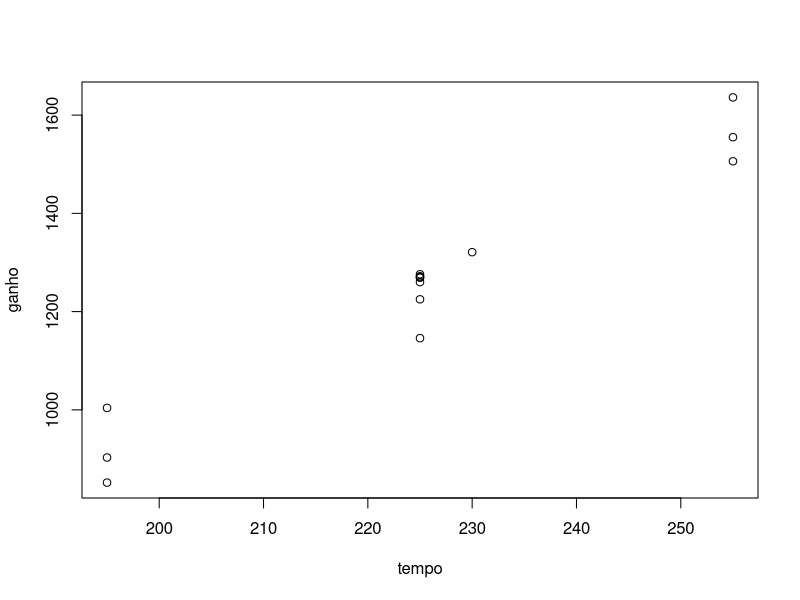
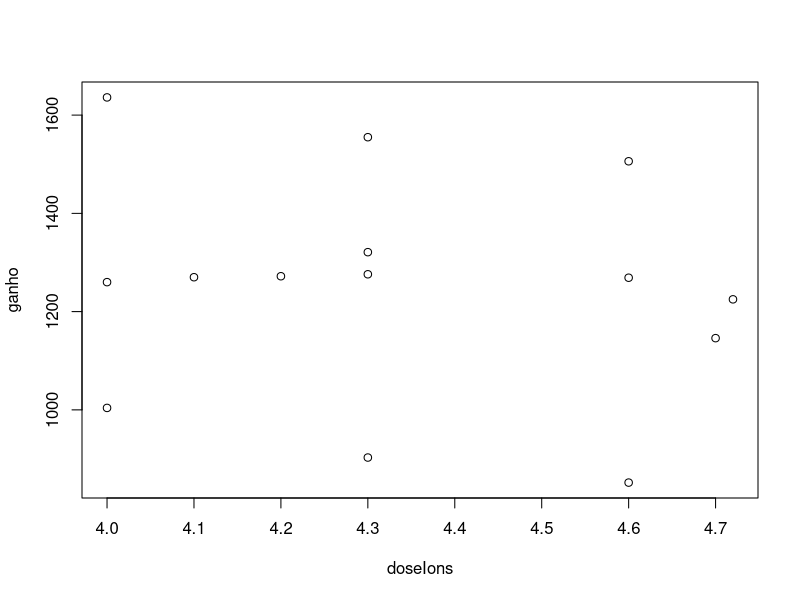
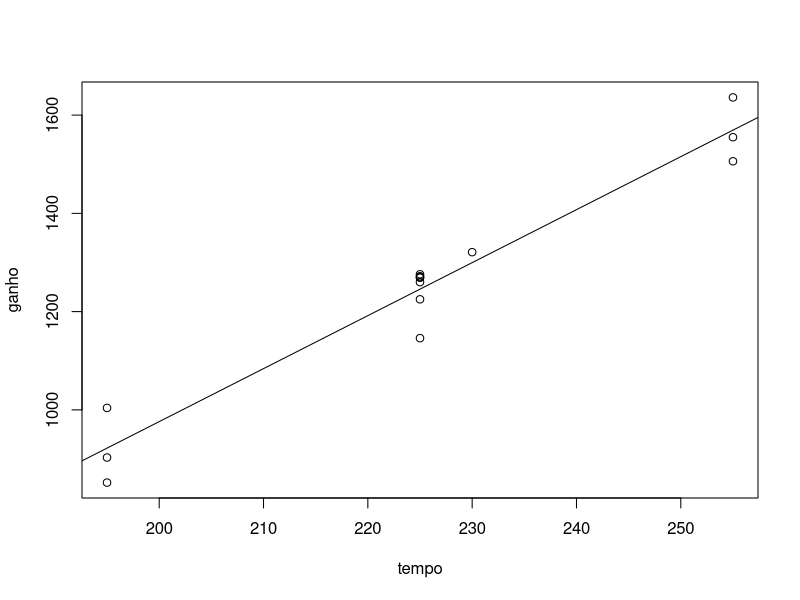
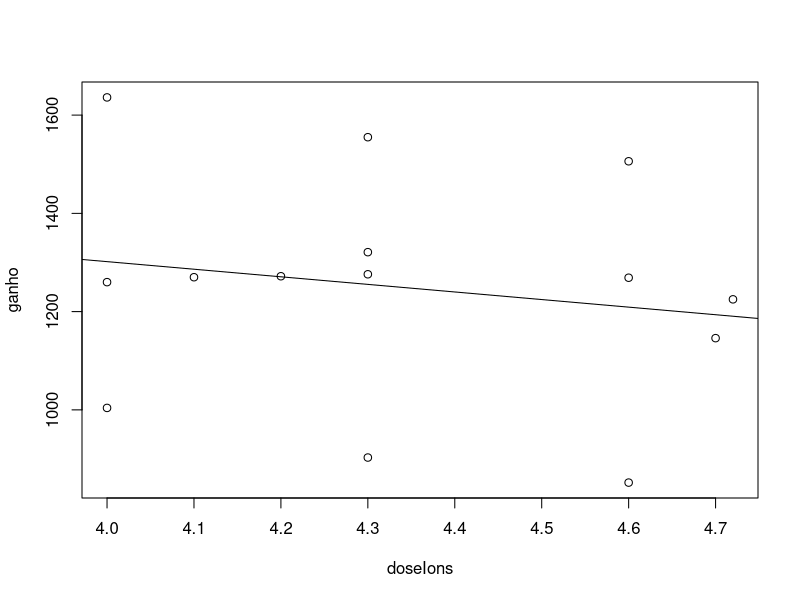
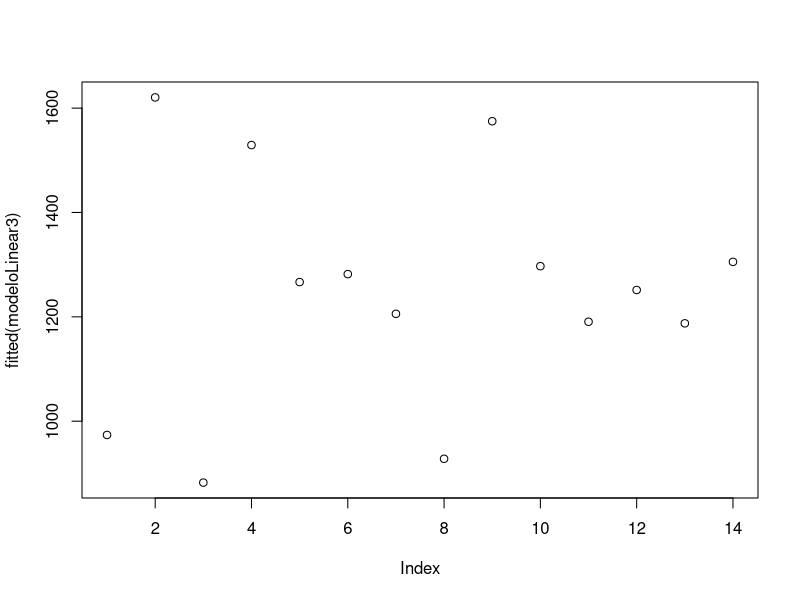
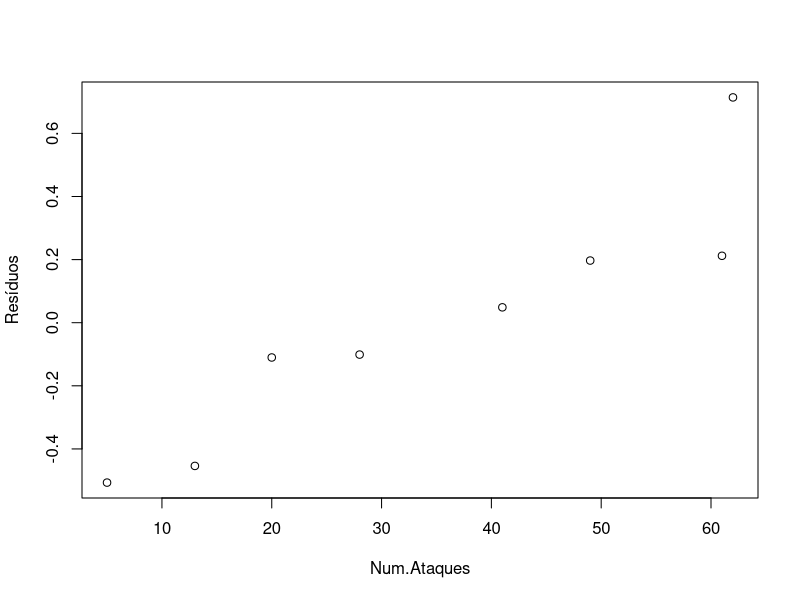
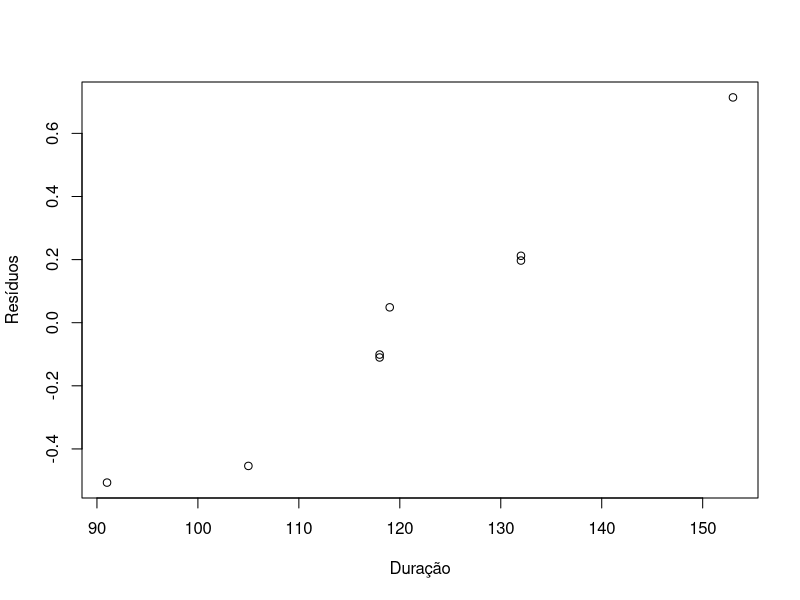
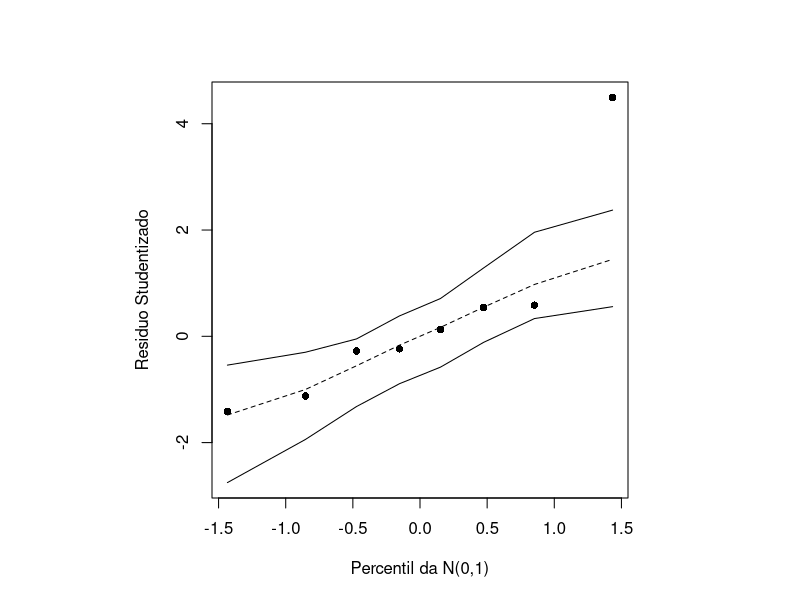

The R source for these figures, in order:
## ---- chunk 1
tempo <- c(195, 255, 195, 255, 225, 225, 225, 195, 255, 225, 225, 225, 225, 230)
ganho <- c(1004, 1636, 852, 1506, 1272, 1270, 1269, 903, 1555, 1260, 1146, 1276, 1225, 1321)
doseIons <- c(4, 4, 4.6, 4.6, 4.2, 4.1, 4.6, 4.3, 4.3, 4, 4.7, 4.3, 4.72, 4.3)

plot(ganho~tempo)
plot(ganho~doseIons)
## ---- chunk 2
cor(ganho, tempo)
cor(ganho, doseIons)
## ---- chunk 3
modeloLinear1 <- lm(ganho~tempo)
modeloLinear1

plot(ganho~tempo)
abline(modeloLinear1)

summary(modeloLinear1)

modeloLinear2 <- lm(ganho~doseIons)
modeloLinear2

plot(ganho~doseIons)
abline(modeloLinear2)

summary(modeloLinear2)

modeloLinear3 <- lm(ganho~tempo+doseIons)
modeloLinear3

plot(fitted(modeloLinear3))
abline(modeloLinear3)

summary(modeloLinear3)
## ---- chunk 4
# Constantes

Indices_Observados = c(8.1,6.8,7.0,7.4,7.7,7.5,7.6,8.0)
Num_Ataques = c(5,13,20,28,41,49,61,62)
Duracao = c(118,132,119,153,91,118,132,105)

# Matrizes
Y = cbind(Indices_Observados)
Y

X = cbind(rep(1,8), Num_Ataques, Duracao)
X
## ---- chunk 5
beta_chapeu = solve(t(X) %*% X) %*% (t(X) %*% Y)
beta_chapeu
## ---- chunk 6
ajuste = lm(Indices_Observados ~ Num_Ataques + Duracao)
ajuste
## ---- chunk 7
summary(ajuste)
## ---- chunk 8
Indice_Previsto = 8.372602 + 0.005095 * 25 - 0.008577 * 100
Indice_Previsto
## ---- chunk 9
# Gráficos Q-Q Plot
qqplot(Num_Ataques, residuals(ajuste), xlab="Num.Ataques",ylab="Resíduos")
qqplot(Duracao, residuals(ajuste), xlab="Duração",ylab="Resíduos")

# Gráfico de Envelope

fit.model <- ajuste
par(mfrow=c(1,1))
X <- model.matrix(fit.model)
n <- nrow(X)
p <- ncol(X)
H <- X%*%solve(t(X)%*%X)%*%t(X)
h <- diag(H)
si <- lm.influence(fit.model)$sigma
r <- resid(fit.model)
tsi <- r/(si*sqrt(1-h))

ident <- diag(n)
epsilon <- matrix(0,n,100)
e <- matrix(0,n,100)
e1 <- numeric(n)
e2 <- numeric(n)

for(i in 1:100){
  epsilon[,i] <- rnorm(n,0,1)
  e[,i] <- (ident - H)%*%epsilon[,i]
  u <- diag(ident - H)
  e[,i] <- e[,i]/sqrt(u)
  e[,i] <- sort(e[,i]) }

for(i in 1:n){
  eo <- sort(e[i,])
  e1[i] <- (eo[2]+eo[3])/2
  e2[i] <- (eo[97]+eo[98])/2 }

med <- apply(e,1,mean)
faixa <- range(tsi,e1,e2)

par(pty="s")
qqnorm(tsi,xlab="Percentil da N(0,1)",
       ylab="Residuo Studentizado", ylim=faixa, pch=16, main="")
par(new=TRUE)
qqnorm(e1,axes=F,xlab="",ylab="",type="l",ylim=faixa,lty=1, main="")
par(new=TRUE)
qqnorm(e2,axes=F,xlab="",ylab="", type="l",ylim=faixa,lty=1, main="")
par(new=TRUE)
qqnorm(med,axes=F,xlab="",ylab="",type="l",ylim=faixa,lty=2, main="")

# Teste de Kolmogorv-Smirnov

ks.test(residuals(ajuste), "pnorm")
## ---- chunk 10
# Homocedasticidade

plot(Num_Ataques, residuals(ajuste),xlab="Num.Ataques",ylab="Resíduos")
abline(h=0)

plot(Duracao, residuals(ajuste),xlab="Duração",ylab="Resíduos")
abline(h=0)
